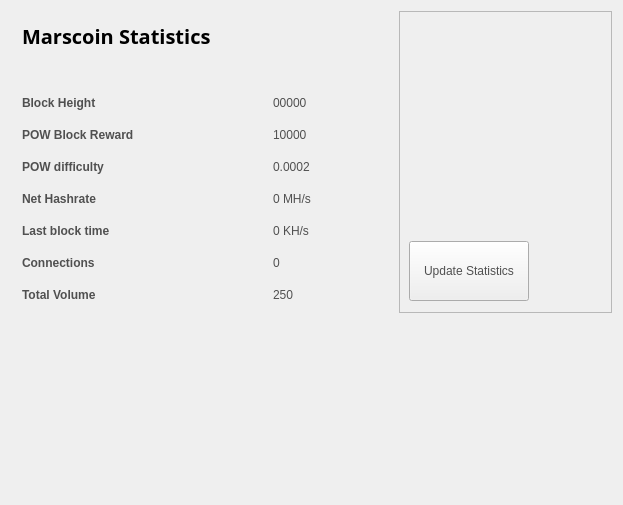
<?xml version="1.0" encoding="UTF-8"?>
<ui version="4.0">
 <class>StatisticsPage</class>
 <widget class="QWidget" name="StatisticsPage">
  <property name="windowModality">
   <enum>Qt::NonModal</enum>
  </property>
  <property name="geometry">
   <rect>
    <x>0</x>
    <y>0</y>
    <width>623</width>
    <height>505</height>
   </rect>
  </property>
  <property name="windowTitle">
   <string>Digging</string>
  </property>
  <property name="styleSheet">
   <string notr="true">color:#505050;
font-family:'Open Sans,sans-serif';</string>
  </property>
  <layout class="QGridLayout" name="gridLayout">
   <property name="sizeConstraint">
    <enum>QLayout::SetMaximumSize</enum>
   </property>
   <item row="0" column="1">
    <widget class="QFrame" name="frame">
     <property name="minimumSize">
      <size>
       <width>213</width>
       <height>0</height>
      </size>
     </property>
     <property name="frameShape">
      <enum>QFrame::StyledPanel</enum>
     </property>
     <property name="frameShadow">
      <enum>QFrame::Raised</enum>
     </property>
     <widget class="QPushButton" name="startButton">
      <property name="geometry">
       <rect>
        <x>10</x>
        <y>230</y>
        <width>120</width>
        <height>60</height>
       </rect>
      </property>
      <property name="sizePolicy">
       <sizepolicy hsizetype="Fixed" vsizetype="Fixed">
        <horstretch>0</horstretch>
        <verstretch>0</verstretch>
       </sizepolicy>
      </property>
      <property name="minimumSize">
       <size>
        <width>120</width>
        <height>60</height>
       </size>
      </property>
      <property name="autoFillBackground">
       <bool>false</bool>
      </property>
      <property name="styleSheet">
       <string notr="true"/>
      </property>
      <property name="text">
       <string>Update Statistics</string>
      </property>
     </widget>
     <widget class="QLabel" name="label">
      <property name="geometry">
       <rect>
        <x>10</x>
        <y>10</y>
        <width>191</width>
        <height>191</height>
       </rect>
      </property>
      <property name="text">
       <string/>
      </property>
      <property name="pixmap">
       <pixmap resource="../marscoin.qrc">:/images/coinbg</pixmap>
      </property>
      <property name="scaledContents">
       <bool>true</bool>
      </property>
     </widget>
    </widget>
   </item>
   <item row="0" column="0">
    <widget class="QFrame" name="gridFrame_2">
     <layout class="QGridLayout" name="gridLayout_4">
      <item row="3" column="0">
       <layout class="QFormLayout" name="formLayout_2">
        <property name="fieldGrowthPolicy">
         <enum>QFormLayout::FieldsStayAtSizeHint</enum>
        </property>
        <property name="horizontalSpacing">
         <number>139</number>
        </property>
        <property name="verticalSpacing">
         <number>18</number>
        </property>
        <property name="rightMargin">
         <number>0</number>
        </property>
        <item row="1" column="0">
         <widget class="QLabel" name="label_14">
          <property name="text">
           <string>&lt;html&gt;&lt;head/&gt;&lt;body&gt;&lt;p&gt;&lt;span style=&quot; font-weight:600;&quot;&gt;Block Height&lt;/span&gt;&lt;/p&gt;&lt;/body&gt;&lt;/html&gt;</string>
          </property>
         </widget>
        </item>
        <item row="1" column="1">
         <widget class="QLabel" name="heightBox">
          <property name="text">
           <string>00000</string>
          </property>
         </widget>
        </item>
        <item row="2" column="0">
         <widget class="QLabel" name="label_12">
          <property name="text">
           <string>&lt;html&gt;&lt;head/&gt;&lt;body&gt;&lt;p&gt;&lt;span style=&quot; font-weight:600;&quot;&gt;POW Block Reward&lt;/span&gt;&lt;/p&gt;&lt;/body&gt;&lt;/html&gt;</string>
          </property>
         </widget>
        </item>
        <item row="2" column="1">
         <widget class="QLabel" name="rewardBox">
          <property name="text">
           <string>10000</string>
          </property>
         </widget>
        </item>
        <item row="3" column="0">
         <widget class="QLabel" name="label_13">
          <property name="text">
           <string>&lt;html&gt;&lt;head/&gt;&lt;body&gt;&lt;p&gt;&lt;span style=&quot; font-weight:600;&quot;&gt;POW difficulty&lt;/span&gt;&lt;/p&gt;&lt;/body&gt;&lt;/html&gt;</string>
          </property>
         </widget>
        </item>
        <item row="3" column="1">
         <widget class="QLabel" name="diffBox">
          <property name="text">
           <string>0.0002</string>
          </property>
         </widget>
        </item>
        <item row="4" column="0">
         <widget class="QLabel" name="label_16">
          <property name="text">
           <string>&lt;html&gt;&lt;head/&gt;&lt;body&gt;&lt;p&gt;&lt;span style=&quot; font-weight:600;&quot;&gt;Net Hashrate&lt;/span&gt;&lt;/p&gt;&lt;/body&gt;&lt;/html&gt;</string>
          </property>
         </widget>
        </item>
        <item row="4" column="1">
         <widget class="QLabel" name="pawrateBox">
          <property name="text">
           <string>0 MH/s</string>
          </property>
         </widget>
        </item>
        <item row="5" column="0">
         <widget class="QLabel" name="label3_2">
          <property name="sizePolicy">
           <sizepolicy hsizetype="Preferred" vsizetype="Maximum">
            <horstretch>0</horstretch>
            <verstretch>0</verstretch>
           </sizepolicy>
          </property>
          <property name="text">
           <string>&lt;html&gt;&lt;head/&gt;&lt;body&gt;&lt;p&gt;&lt;span style=&quot; font-weight:600;&quot;&gt;Last block time&lt;/span&gt;&lt;/p&gt;&lt;/body&gt;&lt;/html&gt;</string>
          </property>
         </widget>
        </item>
        <item row="5" column="1">
         <widget class="QLabel" name="localBox">
          <property name="text">
           <string>0 KH/s</string>
          </property>
         </widget>
        </item>
        <item row="6" column="0">
         <widget class="QLabel" name="label1_2">
          <property name="text">
           <string>&lt;html&gt;&lt;head/&gt;&lt;body&gt;&lt;p&gt;&lt;span style=&quot; font-weight:600;&quot;&gt;Connections&lt;/span&gt;&lt;/p&gt;&lt;/body&gt;&lt;/html&gt;</string>
          </property>
         </widget>
        </item>
        <item row="6" column="1">
         <widget class="QLabel" name="connectionBox">
          <property name="text">
           <string>0</string>
          </property>
         </widget>
        </item>
        <item row="7" column="0">
         <widget class="QLabel" name="label_8">
          <property name="text">
           <string>&lt;html&gt;&lt;head/&gt;&lt;body&gt;&lt;p&gt;&lt;span style=&quot; font-weight:600;&quot;&gt;Total Volume&lt;/span&gt;&lt;/p&gt;&lt;/body&gt;&lt;/html&gt;</string>
          </property>
         </widget>
        </item>
        <item row="7" column="1">
         <widget class="QLabel" name="volumeBox">
          <property name="text">
           <string>250</string>
          </property>
         </widget>
        </item>
       </layout>
      </item>
      <item row="1" column="0">
       <layout class="QHBoxLayout" name="horizontalLayout_4">
        <property name="spacing">
         <number>7</number>
        </property>
        <item>
         <widget class="QLabel" name="label_5">
          <property name="font">
           <font>
            <family>Open Sans,sans-serif</family>
           </font>
          </property>
          <property name="text">
           <string>&lt;html&gt;&lt;head/&gt;&lt;body&gt;&lt;p&gt;&lt;span style=&quot; font-size:20px; font-weight:600; color:#000000;&quot;&gt;Marscoin Statistics&lt;/span&gt;&lt;/p&gt;&lt;/body&gt;&lt;/html&gt;</string>
          </property>
         </widget>
        </item>
        <item>
         <spacer name="horizontalSpacer_2">
          <property name="orientation">
           <enum>Qt::Horizontal</enum>
          </property>
          <property name="sizeHint" stdset="0">
           <size>
            <width>40</width>
            <height>20</height>
           </size>
          </property>
         </spacer>
        </item>
       </layout>
      </item>
      <item row="2" column="0">
       <spacer name="verticalSpacer_2">
        <property name="orientation">
         <enum>Qt::Vertical</enum>
        </property>
        <property name="sizeHint" stdset="0">
         <size>
          <width>20</width>
          <height>40</height>
         </size>
        </property>
       </spacer>
      </item>
     </layout>
    </widget>
   </item>
   <item row="1" column="0">
    <spacer name="verticalSpacer">
     <property name="orientation">
      <enum>Qt::Vertical</enum>
     </property>
     <property name="sizeHint" stdset="0">
      <size>
       <width>20</width>
       <height>40</height>
      </size>
     </property>
    </spacer>
   </item>
  </layout>
 </widget>
 <layoutdefault spacing="6" margin="11"/>
 <resources>
  <include location="../marscoin.qrc"/>
 </resources>
 <connections/>
</ui>
